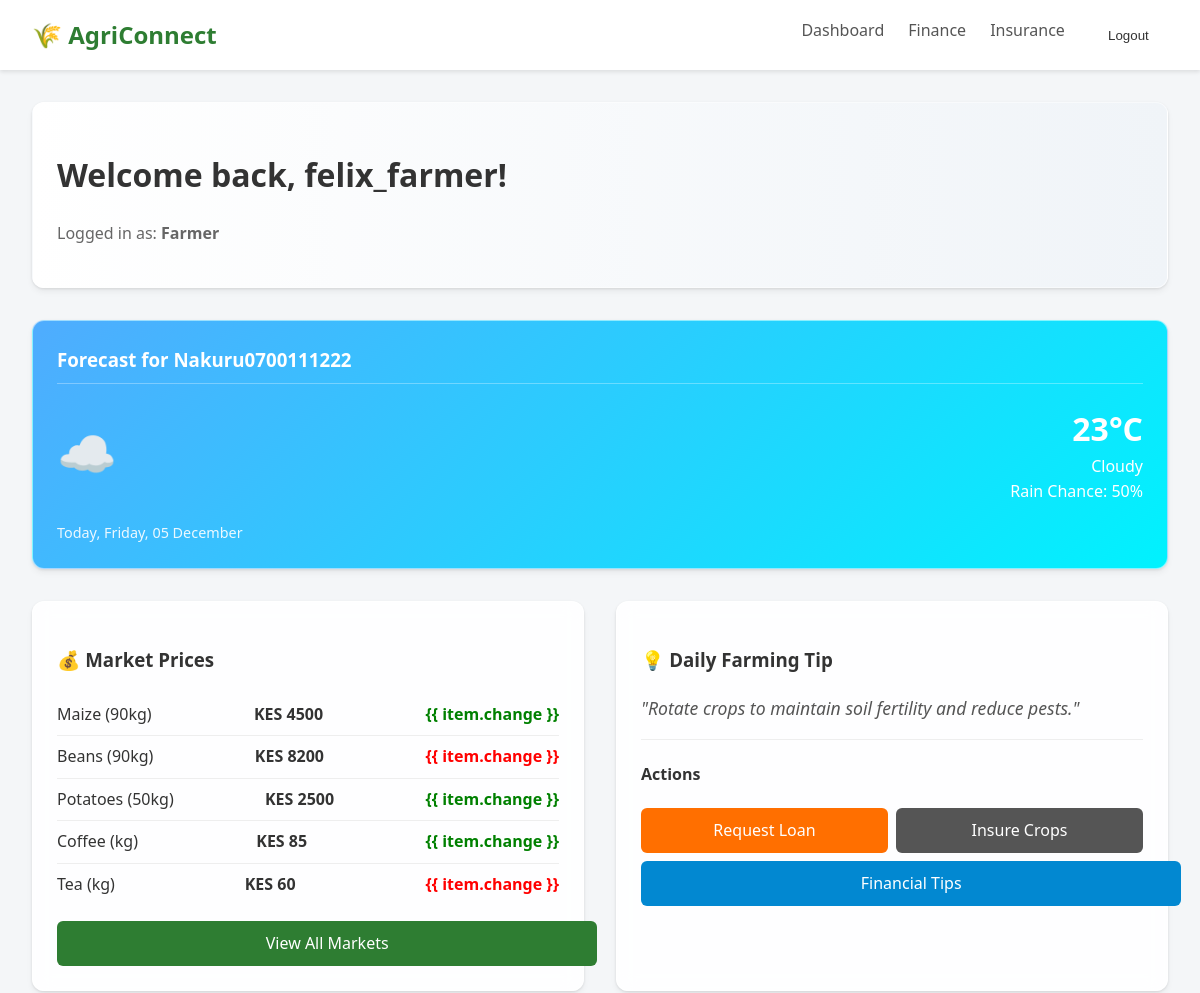
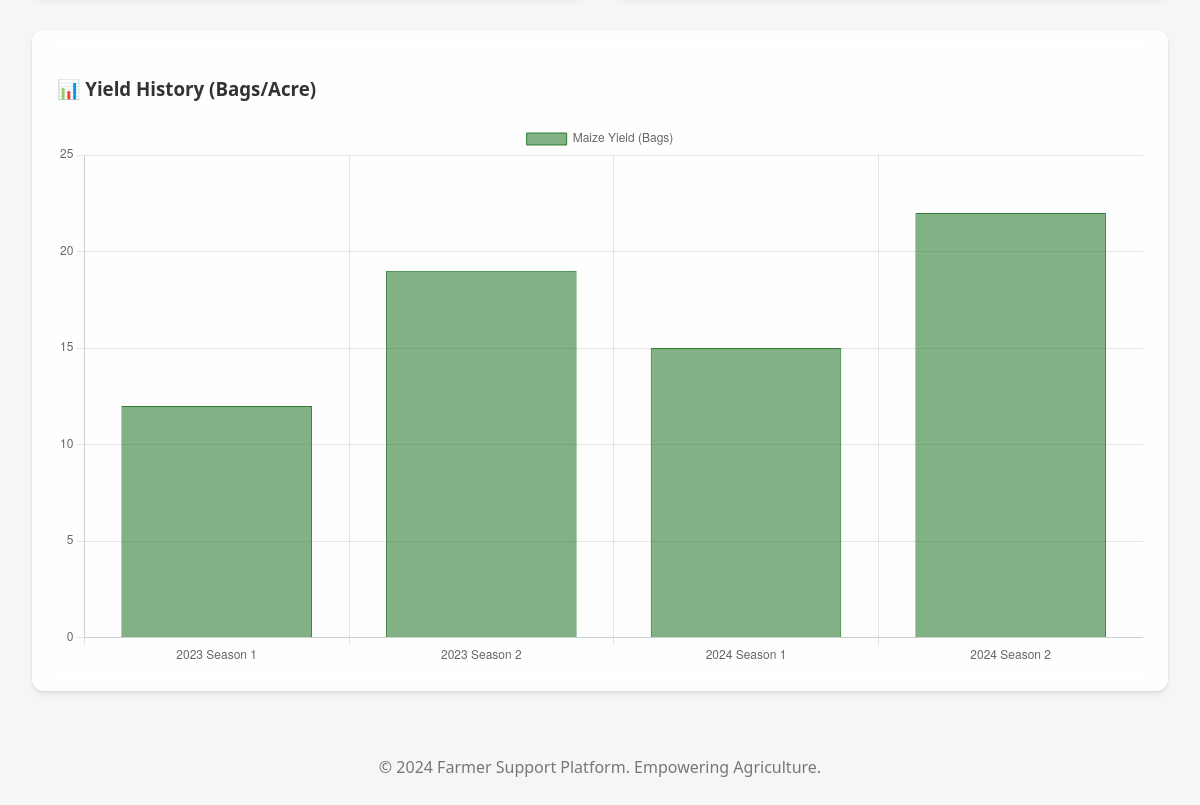
The app's page /accounts/dashboard/ (signed in) with its own data (2 pictures, top to bottom).
### users/models.py (models this page shows, shortened)
class User(AbstractUser):
    class Role(models.TextChoices):
        FARMER = "FARMER", "Farmer"
        OFFICER = "OFFICER", "Extension Officer"
        ADMIN = "ADMIN", "Admin"
        SACCO_BANK = "SACCO_BANK", "SACCO/Bank"
    role = models.CharField(max_length=50, choices=Role.choices, default=Role.FARMER)
    phone_number = models.CharField(max_length=15, blank=True, null=True)
    location = models.CharField(max_length=255, blank=True, null=True)

### users/views.py (the view)
# urls.py: path('dashboard/', DashboardView.as_view(), name='dashboard'),
class DashboardView(LoginRequiredMixin, TemplateView):
    template_name = 'dashboard.html'
    def get_context_data(self, **kwargs):
        context = super().get_context_data(**kwargs)
        if self.request.user.role == "FARMER":
            context.update({
                'weather': get_weather_data(location=self.request.user.location or "Nairobi"),
                'market_prices': get_market_prices(),
                'farming_tip': get_farming_tips(),
            })
        elif self.request.user.role == "OFFICER":
            context.update({
                'stats': get_officer_stats(),
                'recent_alerts': ["Fall Armyworm detected in Sector 4", "Heavy rains expected next week"]
            })
        return context

### core/services.py (called while the page is built)
def get_weather_data(location="Nairobi"):
    conditions = ["Sunny", "Cloudy", "Rainy", "Partly Cloudy"]
    temp = random.randint(18, 30)
    condition = random.choice(conditions)
    rain_chance = random.randint(0, 80) if condition in ["Rainy", "Cloudy"] else random.randint(0, 20)
    return {
        "location": location,
        "temperature": temp,
        "condition": condition,
        "rain_chance": rain_chance,
        "date": date.today().strftime("%A, %d %B")
    }

def get_market_prices():
    return [
        {"crop": "Maize (90kg)", "price": 4500, "change": "+5%"},
        {"crop": "Beans (90kg)", "price": 8200, "change": "-2%"},
        {"crop": "Potatoes (50kg)", "price": 2500, "change": "+1.5%"},
        {"crop": "Coffee (kg)", "price": 85, "change": "+0.5%"},
        {"crop": "Tea (kg)", "price": 60, "change": "0%"},
    ]

def get_farming_tips():
    tips = [
        "Rotate crops to maintain soil fertility and reduce pests.",
        "Test your soil pH before applying fertilizers.",
        "Mulching helps retain soil moisture during dry spells.",
        "Scout for fall armyworm early in the morning.",
        "Use certified seeds for better germination rates."
    ]
    return random.choice(tips)

### templates/dashboard.html
{% extends 'base.html' %}
{% block content %}
<div class="container" style="margin-top: 1rem;">
    <div class="card" style="background: linear-gradient(to right, #ffffff, #f0f4f8);">
        <h1>Welcome back, {{ user.username }}!</h1>
        <p style="color: #666; margin-top: 0;">Logged in as: <strong>{{ user.get_role_display }}</strong></p>
    </div>
    {% if user.role == "FARMER" %}
    {% include 'dashboard/farmer_dashboard.html' %}
    {% elif user.role == "OFFICER" %}
    {% include 'dashboard/officer_dashboard.html' %}
    {% else %}
    <div class="card">
        <h3>System Status</h3>
        <p>All systems operational. (Admin view coming soon)</p>
    </div>
    {% endif %}
</div>
{% endblock %}

### templates/base.html (shortened to what this page needs)
{% load static %}
<!DOCTYPE html>
<html lang="en">
<head>
    <link rel="stylesheet" href="{% static 'css/styles.css' %}">
</head>
<body>
    <header>
        <a href="/" class="logo">🌾 AgriConnect</a>
        <nav>
            <ul>
                {% if user.is_authenticated %}
                    <li><a href="{% url 'dashboard' %}">Dashboard</a></li>
                    <li><a href="#">Finance</a></li>
                    <li><a href="#">Insurance</a></li>
                    <li>
                        <form action="{% url 'logout' %}" method="post" style="display:inline;">
                            <button type="submit" class="btn btn-secondary" style="background:none; border:none; color:inherit; cursor:pointer;">Logout</button>
                        </form>
                    </li>
                {% else %}
                    <li><a href="{% url 'login' %}">Login</a></li>
                    <li><a href="{% url 'signup' %}" class="btn btn-primary">Sign Up</a></li>
                {% endif %}
            </ul>
        </nav>
    </header>
    <main class="container">
        {% block content %}
        {% endblock %}
    </main>
    <footer style="text-align: center; padding: 2rem; color: #777;">
        &copy; 2024 Farmer Support Platform. Empowering Agriculture.
    </footer>
</body>
</html>

### templates/dashboard/farmer_dashboard.html (shortened to what this page needs)
<div class="card weather-widget">
    <h3>Forecast for {{ weather.location }}</h3>
    <div style="display: flex; align-items: center; justify-content: space-between;">
        <div style="font-size: 3rem;">
            {% if weather.condition == "Sunny" %}☀️
            {% elif weather.condition == "Rainy" %}🌧️
            {% elif weather.condition == "Cloudy" %}☁️
            {% else %}⛅{% endif %}
        </div>
        <div style="text-align: right;">
            <div style="font-size: 2rem; font-weight: bold;">{{ weather.temperature }}°C</div>
            <div>{{ weather.condition }}</div>
            <div>Rain Chance: {{ weather.rain_chance }}%</div>
        </div>
    </div>
    <div style="margin-top: 1rem; font-size: 0.9rem; opacity: 0.9;">
        Today, {{ weather.date }}
    </div>
</div>
<div class="grid">
    <div class="card">
        <h3>💰 Market Prices</h3>
        <div class="market-ticker">
            {% for item in market_prices %}
            <div class="market-ticker-item">
                <span>{{ item.crop }}</span>
                <span style="font-weight: bold;">KES {{ item.price }}</span>
                <span class="{% if '+' in item.change %}price-up{% else %}price-down{% endif %}">{{ item.change
                    }}</span>
            </div>
            {% endfor %}
        </div>
        <a href="#" class="btn btn-primary" style="width: 100%; margin-top: 1rem; text-align: center;">View All
            Markets</a>
    </div>
    <div class="card">
        <h3>💡 Daily Farming Tip</h3>
        <p style="font-style: italic; font-size: 1.1rem; color: #555;">"{{ farming_tip }}"</p>
        <hr style="border: 0; border-top: 1px solid #eee; margin: 1rem 0;">
        <h4>Actions</h4>
        <div style="display: grid; grid-template-columns: 1fr 1fr; gap: 0.5rem;">
            <a href="{% url 'loan_request' %}" class="btn btn-accent" style="text-align: center;">Request Loan</a>
            <a href="{% url 'insurance_apply' %}" class="btn btn-secondary"
                style="text-align: center; color: white; background-color: #555;">Insure Crops</a>
        </div>
        <div style="margin-top: 0.5rem;">
            <a href="{% url 'financial_literacy' %}" class="btn btn-primary"
                style="width: 100%; text-align: center; background-color: #0288D1;">Financial Tips</a>
        </div>
    </div>
</div>
<div class="card">
    <h3>📊 Yield History (Bags/Acre)</h3>
    <canvas id="yieldChart"></canvas>
</div>
<script>
    const ctx = document.getElementById('yieldChart').getContext('2d');
    new Chart(ctx, {
        type: 'bar',
        data: {
            labels: ['2023 Season 1', '2023 Season 2', '2024 Season 1', '2024 Season 2'],
            datasets: [{
                label: 'Maize Yield (Bags)',
                data: [12, 19, 15, 22],
                backgroundColor: 'rgba(46, 125, 50, 0.6)',
                borderColor: 'rgba(46, 125, 50, 1)',
                borderWidth: 1
            }]
        },
        options: {
            scales: {
                y: {
                    beginAtZero: true
                }
            }
        }
    });
</script>

### static/css/styles.css (style rules this page uses)
:root { --primary-color: #2E7D32; --secondary-color: #81C784; --accent-color: #FF6F00; --text-color: #333333; --bg-color: #f4f6f8; --card-bg: #ffffff; --font-main: 'Segoe UI', Tahoma, Geneva, Verdana, sans-serif; }
body { font-family: var(--font-main); background-color: var(--bg-color); color: var(--text-color); margin: 0; padding: 0; line-height: 1.6; }
header { background: white; box-shadow: 0 2px 4px rgba(0, 0, 0, 0.1); padding: 1rem 2rem; display: flex; justify-content: space-between; align-items: center; }
.logo { font-size: 1.5rem; font-weight: bold; color: var(--primary-color); text-decoration: none; }
nav ul { list-style: none; display: flex; gap: 1.5rem; margin: 0; padding: 0; }
nav a { text-decoration: none; color: #555; font-weight: 500; transition: color 0.3s; }
.card { background: rgba(255, 255, 255, 0.9); backdrop-filter: blur(10px); border-radius: 12px; box-shadow: 0 4px 6px rgba(0, 0, 0, 0.05), 0 1px 3px rgba(0, 0, 0, 0.1); padding: 1.5rem; margin-bottom: 2rem; border: 1px solid rgba(255, 255, 255, 0.5); transition: transform 0.2s ease-in-out; }
.grid { display: grid; grid-template-columns: repeat(auto-fit, minmax(300px, 1fr)); gap: 2rem; }
.weather-widget { background: linear-gradient(135deg, #4facfe 0%, #00f2fe 100%); color: white; }
.weather-widget h3 { margin-top: 0; border-bottom: 1px solid rgba(255, 255, 255, 0.3); padding-bottom: 0.5rem; }
.market-ticker-item { display: flex; justify-content: space-between; padding: 0.5rem 0; border-bottom: 1px solid #eee; }
.market-ticker-item:last-child { border-bottom: none; }
.price-up { color: green; font-weight: bold; }
.price-down { color: red; font-weight: bold; }
.btn { display: inline-block; padding: 0.6rem 1.2rem; border-radius: 6px; text-decoration: none; font-weight: 500; cursor: pointer; transition: background 0.3s, transform 0.1s; border: none; }
.btn-primary { background-color: var(--primary-color); color: white; }
.btn-accent { background-color: var(--accent-color); color: white; }
.container { max-width: 1200px; margin: 2rem auto; padding: 0 1rem; }

### records on screen
User: username "felix_farmer", role "Farmer", location "Nakuru0700111222"

### other values on screen
{{ weather.temperature }} "23"
{{ weather.condition }} "Cloudy"
{{ weather.rain_chance }} "50"
{{ weather.date }} "Friday, 05 December"
{{ item.crop }} "Maize (90kg)" "Beans (90kg)" "Potatoes (50kg)" "Coffee (kg)" "Tea (kg)"
{{ item.price }} "4500" "8200" "2500" "85" "60"
{{ farming_tip }} "Rotate crops to maintain soil fertility and reduce pests."
